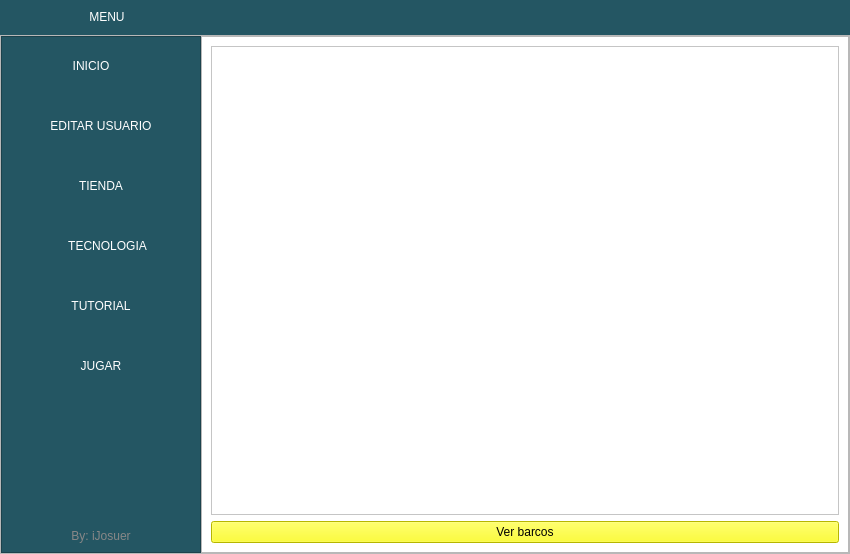
<?xml version="1.0" encoding="UTF-8"?>
<ui version="4.0">
 <class>MainWindow</class>
 <widget class="QMainWindow" name="MainWindow">
  <property name="geometry">
   <rect>
    <x>0</x>
    <y>0</y>
    <width>850</width>
    <height>554</height>
   </rect>
  </property>
  <property name="minimumSize">
   <size>
    <width>400</width>
    <height>0</height>
   </size>
  </property>
  <property name="windowTitle">
   <string>MainWindow</string>
  </property>
  <property name="styleSheet">
   <string notr="true"/>
  </property>
  <widget class="QWidget" name="centralwidget">
   <layout class="QVBoxLayout" name="verticalLayout">
    <property name="spacing">
     <number>0</number>
    </property>
    <property name="leftMargin">
     <number>0</number>
    </property>
    <property name="topMargin">
     <number>0</number>
    </property>
    <property name="rightMargin">
     <number>0</number>
    </property>
    <property name="bottomMargin">
     <number>0</number>
    </property>
    <item>
     <widget class="QFrame" name="frame_superior">
      <property name="minimumSize">
       <size>
        <width>0</width>
        <height>35</height>
       </size>
      </property>
      <property name="maximumSize">
       <size>
        <width>16777215</width>
        <height>50</height>
       </size>
      </property>
      <property name="styleSheet">
       <string notr="true">
QFrame{
border-top-left-radius: 20px;
border-bottom-left-radius: 20px;
background-color: #245663 ;

}
</string>
      </property>
      <property name="frameShape">
       <enum>QFrame::StyledPanel</enum>
      </property>
      <property name="frameShadow">
       <enum>QFrame::Raised</enum>
      </property>
      <layout class="QHBoxLayout" name="horizontalLayout_8">
       <property name="spacing">
        <number>0</number>
       </property>
       <property name="leftMargin">
        <number>2</number>
       </property>
       <property name="topMargin">
        <number>0</number>
       </property>
       <property name="rightMargin">
        <number>2</number>
       </property>
       <property name="bottomMargin">
        <number>0</number>
       </property>
       <item alignment="Qt::AlignLeft">
        <widget class="QPushButton" name="bt_menu">
         <property name="minimumSize">
          <size>
           <width>200</width>
           <height>0</height>
          </size>
         </property>
         <property name="maximumSize">
          <size>
           <width>200</width>
           <height>16777215</height>
          </size>
         </property>
         <property name="styleSheet">
          <string notr="true">QPushButton{
	color: rgb(255, 255, 255);
background-color: #245663 ;
font: 87 12pt &quot;Arial Black&quot;;
border-radius:0px;
}

QPushButton:hover{
background-color: white;
font: 87 12pt &quot;Arial Black&quot;;

}
</string>
         </property>
         <property name="text">
          <string>    MENU </string>
         </property>
         <property name="icon">
          <iconset>
           <normaloff>images/menu.png</normaloff>images/menu.png</iconset>
         </property>
         <property name="iconSize">
          <size>
           <width>32</width>
           <height>32</height>
          </size>
         </property>
         <property name="autoDefault">
          <bool>false</bool>
         </property>
         <property name="default">
          <bool>false</bool>
         </property>
         <property name="flat">
          <bool>false</bool>
         </property>
        </widget>
       </item>
       <item>
        <spacer name="horizontalSpacer">
         <property name="orientation">
          <enum>Qt::Horizontal</enum>
         </property>
         <property name="sizeHint" stdset="0">
          <size>
           <width>265</width>
           <height>20</height>
          </size>
         </property>
        </spacer>
       </item>
       <item alignment="Qt::AlignRight">
        <widget class="QPushButton" name="bt_minimizar">
         <property name="minimumSize">
          <size>
           <width>35</width>
           <height>35</height>
          </size>
         </property>
         <property name="styleSheet">
          <string notr="true">QPushButton{
border:0px;
}

QPushButton:hover{
border:5px solid #aa00ff;
background-color:#ffff00;

}
</string>
         </property>
         <property name="text">
          <string/>
         </property>
         <property name="icon">
          <iconset>
           <normaloff>images/minimizar.png</normaloff>images/minimizar.png</iconset>
         </property>
         <property name="iconSize">
          <size>
           <width>32</width>
           <height>32</height>
          </size>
         </property>
         <property name="flat">
          <bool>false</bool>
         </property>
        </widget>
       </item>
       <item alignment="Qt::AlignRight">
        <widget class="QPushButton" name="bt_restaurar">
         <property name="maximumSize">
          <size>
           <width>35</width>
           <height>35</height>
          </size>
         </property>
         <property name="styleSheet">
          <string notr="true">QPushButton{
border:0px;

}

QPushButton:hover{
border:5px solid #aa00ff;
background-color:#55ff00;

}
</string>
         </property>
         <property name="text">
          <string/>
         </property>
         <property name="icon">
          <iconset>
           <normaloff>images/restaurar.png</normaloff>images/restaurar.png</iconset>
         </property>
         <property name="iconSize">
          <size>
           <width>30</width>
           <height>30</height>
          </size>
         </property>
        </widget>
       </item>
       <item alignment="Qt::AlignRight">
        <widget class="QPushButton" name="bt_maximizar">
         <property name="maximumSize">
          <size>
           <width>35</width>
           <height>35</height>
          </size>
         </property>
         <property name="styleSheet">
          <string notr="true">QPushButton{
border:0px;

}

QPushButton:hover{
border:5px solid #aa00ff;
background-color:#55ff00;

}
</string>
         </property>
         <property name="text">
          <string/>
         </property>
         <property name="icon">
          <iconset>
           <normaloff>images/maximizar.png</normaloff>images/maximizar.png</iconset>
         </property>
         <property name="iconSize">
          <size>
           <width>32</width>
           <height>32</height>
          </size>
         </property>
        </widget>
       </item>
       <item alignment="Qt::AlignRight">
        <widget class="QPushButton" name="bt_cerrar">
         <property name="maximumSize">
          <size>
           <width>35</width>
           <height>16777215</height>
          </size>
         </property>
         <property name="styleSheet">
          <string notr="true">QPushButton{
border:0px;

}

QPushButton:hover{
border:5px solid #aa00ff;
background-color:red;

}
</string>
         </property>
         <property name="text">
          <string/>
         </property>
         <property name="icon">
          <iconset>
           <normaloff>images/cerrar.png</normaloff>images/cerrar.png</iconset>
         </property>
         <property name="iconSize">
          <size>
           <width>32</width>
           <height>32</height>
          </size>
         </property>
        </widget>
       </item>
      </layout>
     </widget>
    </item>
    <item>
     <widget class="QFrame" name="frame_inferior">
      <property name="styleSheet">
       <string notr="true"/>
      </property>
      <property name="frameShape">
       <enum>QFrame::StyledPanel</enum>
      </property>
      <property name="frameShadow">
       <enum>QFrame::Raised</enum>
      </property>
      <layout class="QHBoxLayout" name="horizontalLayout">
       <property name="spacing">
        <number>0</number>
       </property>
       <property name="leftMargin">
        <number>0</number>
       </property>
       <property name="topMargin">
        <number>0</number>
       </property>
       <property name="rightMargin">
        <number>0</number>
       </property>
       <property name="bottomMargin">
        <number>0</number>
       </property>
       <item alignment="Qt::AlignLeft">
        <widget class="QFrame" name="frame_lateral">
         <property name="minimumSize">
          <size>
           <width>200</width>
           <height>0</height>
          </size>
         </property>
         <property name="maximumSize">
          <size>
           <width>0</width>
           <height>16777215</height>
          </size>
         </property>
         <property name="layoutDirection">
          <enum>Qt::LeftToRight</enum>
         </property>
         <property name="autoFillBackground">
          <bool>false</bool>
         </property>
         <property name="styleSheet">
          <string notr="true">
QFrame{
background-color: #245663 ;
}



QPushButton{
background-color:  #245663 ;
border-top-left-radius: 20px;
border-bottom-left-radius: 20px;

font: 75 12pt &quot;Arial Narrow&quot;;
	
}

QPushButton:hover{
background-color: white;
border-top-left-radius: 20px;
border-bottom-left-radius: 20px;

font: 75 12pt &quot;Arial Narrow&quot;;
	color: rgb(255, 255, 255);
}</string>
         </property>
         <property name="frameShape">
          <enum>QFrame::StyledPanel</enum>
         </property>
         <property name="frameShadow">
          <enum>QFrame::Plain</enum>
         </property>
         <layout class="QVBoxLayout" name="verticalLayout_2">
          <property name="spacing">
           <number>20</number>
          </property>
          <property name="leftMargin">
           <number>0</number>
          </property>
          <property name="rightMargin">
           <number>0</number>
          </property>
          <property name="bottomMargin">
           <number>9</number>
          </property>
          <item>
           <widget class="QPushButton" name="bt_inicio">
            <property name="minimumSize">
             <size>
              <width>0</width>
              <height>40</height>
             </size>
            </property>
            <property name="contextMenuPolicy">
             <enum>Qt::DefaultContextMenu</enum>
            </property>
            <property name="layoutDirection">
             <enum>Qt::LeftToRight</enum>
            </property>
            <property name="styleSheet">
             <string notr="true">color: rgb(255, 255, 255);</string>
            </property>
            <property name="text">
             <string>       INICIO             </string>
            </property>
            <property name="icon">
             <iconset>
              <normaloff>images/inteligencia-artificial.png</normaloff>images/inteligencia-artificial.png</iconset>
            </property>
            <property name="iconSize">
             <size>
              <width>32</width>
              <height>32</height>
             </size>
            </property>
           </widget>
          </item>
          <item>
           <widget class="QPushButton" name="bt_uno">
            <property name="minimumSize">
             <size>
              <width>0</width>
              <height>40</height>
             </size>
            </property>
            <property name="toolTipDuration">
             <number>0</number>
            </property>
            <property name="styleSheet">
             <string notr="true">color: rgb(255, 255, 255);</string>
            </property>
            <property name="text">
             <string>EDITAR USUARIO</string>
            </property>
            <property name="icon">
             <iconset>
              <normaloff>images/base-de-datos.png</normaloff>images/base-de-datos.png</iconset>
            </property>
            <property name="iconSize">
             <size>
              <width>32</width>
              <height>32</height>
             </size>
            </property>
           </widget>
          </item>
          <item>
           <widget class="QPushButton" name="bt_dos">
            <property name="minimumSize">
             <size>
              <width>0</width>
              <height>40</height>
             </size>
            </property>
            <property name="styleSheet">
             <string notr="true">color: rgb(255, 255, 255);</string>
            </property>
            <property name="text">
             <string>TIENDA</string>
            </property>
            <property name="icon">
             <iconset>
              <normaloff>images/chip.png</normaloff>images/chip.png</iconset>
            </property>
            <property name="iconSize">
             <size>
              <width>32</width>
              <height>32</height>
             </size>
            </property>
           </widget>
          </item>
          <item>
           <widget class="QPushButton" name="bt_tres">
            <property name="minimumSize">
             <size>
              <width>0</width>
              <height>40</height>
             </size>
            </property>
            <property name="styleSheet">
             <string notr="true">color: rgb(255, 255, 255);</string>
            </property>
            <property name="text">
             <string>    TECNOLOGIA</string>
            </property>
            <property name="icon">
             <iconset>
              <normaloff>images/moto.png</normaloff>images/moto.png</iconset>
            </property>
            <property name="iconSize">
             <size>
              <width>32</width>
              <height>32</height>
             </size>
            </property>
           </widget>
          </item>
          <item>
           <widget class="QPushButton" name="bt_cuatro">
            <property name="minimumSize">
             <size>
              <width>0</width>
              <height>40</height>
             </size>
            </property>
            <property name="styleSheet">
             <string notr="true">color: rgb(255, 255, 255);</string>
            </property>
            <property name="text">
             <string>TUTORIAL</string>
            </property>
            <property name="icon">
             <iconset>
              <normaloff>images/encriptado.png</normaloff>images/encriptado.png</iconset>
            </property>
            <property name="iconSize">
             <size>
              <width>32</width>
              <height>32</height>
             </size>
            </property>
           </widget>
          </item>
          <item>
           <widget class="QPushButton" name="bt_cinco">
            <property name="minimumSize">
             <size>
              <width>0</width>
              <height>40</height>
             </size>
            </property>
            <property name="styleSheet">
             <string notr="true">color: rgb(255, 255, 255);</string>
            </property>
            <property name="text">
             <string>JUGAR</string>
            </property>
            <property name="icon">
             <iconset>
              <normaloff>images/videojuego.png</normaloff>images/videojuego.png</iconset>
            </property>
            <property name="iconSize">
             <size>
              <width>32</width>
              <height>32</height>
             </size>
            </property>
           </widget>
          </item>
          <item>
           <spacer name="verticalSpacer">
            <property name="orientation">
             <enum>Qt::Vertical</enum>
            </property>
            <property name="sizeHint" stdset="0">
             <size>
              <width>20</width>
              <height>40</height>
             </size>
            </property>
           </spacer>
          </item>
          <item>
           <widget class="QLabel" name="label_2">
            <property name="styleSheet">
             <string notr="true">color: rgb(135, 135, 135);
font: 16pt &quot;Pristina&quot;;</string>
            </property>
            <property name="text">
             <string>By: iJosuer</string>
            </property>
            <property name="alignment">
             <set>Qt::AlignCenter</set>
            </property>
           </widget>
          </item>
         </layout>
        </widget>
       </item>
       <item>
        <widget class="QFrame" name="frame_contenedor">
         <property name="styleSheet">
          <string notr="true"/>
         </property>
         <property name="frameShape">
          <enum>QFrame::StyledPanel</enum>
         </property>
         <property name="frameShadow">
          <enum>QFrame::Raised</enum>
         </property>
         <property name="lineWidth">
          <number>1</number>
         </property>
         <layout class="QVBoxLayout" name="verticalLayout_3" stretch="0">
          <property name="spacing">
           <number>0</number>
          </property>
          <property name="leftMargin">
           <number>0</number>
          </property>
          <property name="topMargin">
           <number>0</number>
          </property>
          <property name="rightMargin">
           <number>0</number>
          </property>
          <property name="bottomMargin">
           <number>0</number>
          </property>
          <item>
           <widget class="QStackedWidget" name="stackedWidget">
            <property name="minimumSize">
             <size>
              <width>0</width>
              <height>0</height>
             </size>
            </property>
            <property name="styleSheet">
             <string notr="true">background-color: rgb(255, 255, 255);</string>
            </property>
            <property name="frameShape">
             <enum>QFrame::NoFrame</enum>
            </property>
            <property name="frameShadow">
             <enum>QFrame::Plain</enum>
            </property>
            <property name="lineWidth">
             <number>0</number>
            </property>
            <property name="currentIndex">
             <number>3</number>
            </property>
            <widget class="QWidget" name="page">
             <layout class="QVBoxLayout" name="verticalLayout_9">
              <item>
               <widget class="QLabel" name="label">
                <property name="text">
                 <string/>
                </property>
                <property name="pixmap">
                 <pixmap>images/imagen_dos.png</pixmap>
                </property>
                <property name="scaledContents">
                 <bool>false</bool>
                </property>
                <property name="alignment">
                 <set>Qt::AlignCenter</set>
                </property>
                <property name="indent">
                 <number>0</number>
                </property>
               </widget>
              </item>
             </layout>
            </widget>
            <widget class="QWidget" name="page_uno">
             <property name="styleSheet">
              <string notr="true">background-color: rgb(255, 255, 255);</string>
             </property>
             <widget class="QLabel" name="label_6">
              <property name="geometry">
               <rect>
                <x>140</x>
                <y>200</y>
                <width>121</width>
                <height>16</height>
               </rect>
              </property>
              <property name="text">
               <string>&lt;html&gt;&lt;head/&gt;&lt;body&gt;&lt;p&gt;&lt;span style=&quot; font-weight:600;&quot;&gt;Nueva Password&lt;/span&gt;&lt;/p&gt;&lt;/body&gt;&lt;/html&gt;</string>
              </property>
             </widget>
             <widget class="QLineEdit" name="pwdLineEdit">
              <property name="geometry">
               <rect>
                <x>140</x>
                <y>220</y>
                <width>271</width>
                <height>20</height>
               </rect>
              </property>
             </widget>
             <widget class="QPushButton" name="cancelButton">
              <property name="geometry">
               <rect>
                <x>290</x>
                <y>330</y>
                <width>101</width>
                <height>31</height>
               </rect>
              </property>
              <property name="cursor">
               <cursorShape>PointingHandCursor</cursorShape>
              </property>
              <property name="styleSheet">
               <string notr="true">QPushButton
{	
	height: 2em;
 	border-style: solid;
	border-width: 2px;
 	border-color: grey;
	font-weight: bold;
}

QPushButton:hover
{
   	background-color:grey;
	color:white;
}</string>
              </property>
              <property name="text">
               <string>CANCELAR</string>
              </property>
              <property name="iconSize">
               <size>
                <width>30</width>
                <height>30</height>
               </size>
              </property>
              <property name="flat">
               <bool>true</bool>
              </property>
             </widget>
             <widget class="QLabel" name="label_7">
              <property name="geometry">
               <rect>
                <x>140</x>
                <y>100</y>
                <width>131</width>
                <height>16</height>
               </rect>
              </property>
              <property name="text">
               <string>&lt;html&gt;&lt;head/&gt;&lt;body&gt;&lt;p&gt;&lt;span style=&quot; font-weight:600;&quot;&gt;Antiguo Nickname&lt;/span&gt;&lt;/p&gt;&lt;p&gt;&lt;br/&gt;&lt;/p&gt;&lt;/body&gt;&lt;/html&gt;</string>
              </property>
             </widget>
             <widget class="QPushButton" name="addButton">
              <property name="geometry">
               <rect>
                <x>184</x>
                <y>330</y>
                <width>101</width>
                <height>31</height>
               </rect>
              </property>
              <property name="cursor">
               <cursorShape>PointingHandCursor</cursorShape>
              </property>
              <property name="styleSheet">
               <string notr="true">QPushButton
{	
	height: 2em;
 	border-style: solid;
	border-width: 2px;
 	border-color: #0069c0;
	font-weight: bold;
}

QPushButton:hover
{
   	background-color:#0069c0;
	color:white;
}</string>
              </property>
              <property name="text">
               <string>AGREGAR</string>
              </property>
              <property name="icon">
               <iconset>
                <normaloff>../images/user.png</normaloff>../images/user.png</iconset>
              </property>
              <property name="iconSize">
               <size>
                <width>30</width>
                <height>30</height>
               </size>
              </property>
              <property name="flat">
               <bool>true</bool>
              </property>
             </widget>
             <widget class="QLabel" name="label_8">
              <property name="geometry">
               <rect>
                <x>120</x>
                <y>60</y>
                <width>381</width>
                <height>20</height>
               </rect>
              </property>
              <property name="frameShape">
               <enum>QFrame::Box</enum>
              </property>
              <property name="text">
               <string>&lt;html&gt;&lt;head/&gt;&lt;body&gt;&lt;p align=&quot;center&quot;&gt;&lt;span style=&quot; font-size:11pt; font-weight:600;&quot;&gt;EDITAR USUARIO&lt;/span&gt;&lt;/p&gt;&lt;p align=&quot;center&quot;&gt;&lt;br/&gt;&lt;/p&gt;&lt;/body&gt;&lt;/html&gt;</string>
              </property>
             </widget>
             <widget class="QLineEdit" name="edadLineEdit">
              <property name="geometry">
               <rect>
                <x>140</x>
                <y>280</y>
                <width>191</width>
                <height>20</height>
               </rect>
              </property>
             </widget>
             <widget class="QLineEdit" name="oldnickLineEdit">
              <property name="geometry">
               <rect>
                <x>140</x>
                <y>120</y>
                <width>351</width>
                <height>20</height>
               </rect>
              </property>
             </widget>
             <widget class="QLabel" name="label_10">
              <property name="geometry">
               <rect>
                <x>140</x>
                <y>260</y>
                <width>121</width>
                <height>16</height>
               </rect>
              </property>
              <property name="text">
               <string>&lt;html&gt;&lt;head/&gt;&lt;body&gt;&lt;p&gt;&lt;span style=&quot; font-weight:600;&quot;&gt;Nueva Edad&lt;/span&gt;&lt;/p&gt;&lt;/body&gt;&lt;/html&gt;</string>
              </property>
             </widget>
             <widget class="QLabel" name="label_9">
              <property name="geometry">
               <rect>
                <x>140</x>
                <y>150</y>
                <width>121</width>
                <height>16</height>
               </rect>
              </property>
              <property name="text">
               <string>&lt;html&gt;&lt;head/&gt;&lt;body&gt;&lt;p&gt;&lt;span style=&quot; font-weight:600;&quot;&gt;Nuevo Nickname&lt;/span&gt;&lt;/p&gt;&lt;p&gt;&lt;br/&gt;&lt;/p&gt;&lt;/body&gt;&lt;/html&gt;</string>
              </property>
             </widget>
             <widget class="QLineEdit" name="newnickLineEdit">
              <property name="geometry">
               <rect>
                <x>140</x>
                <y>170</y>
                <width>351</width>
                <height>20</height>
               </rect>
              </property>
             </widget>
            </widget>
            <widget class="QWidget" name="page_dos">
             <property name="styleSheet">
              <string notr="true">background-color: rgb(255, 255, 255);</string>
             </property>
             <widget class="QTableWidget" name="tableWidget">
              <property name="geometry">
               <rect>
                <x>10</x>
                <y>80</y>
                <width>631</width>
                <height>431</height>
               </rect>
              </property>
              <column>
               <property name="text">
                <string>ID</string>
               </property>
              </column>
              <column>
               <property name="text">
                <string>Categoria</string>
               </property>
              </column>
              <column>
               <property name="text">
                <string>Name</string>
               </property>
              </column>
              <column>
               <property name="text">
                <string>Precio</string>
               </property>
              </column>
              <column>
               <property name="text">
                <string>Imagen</string>
               </property>
              </column>
             </widget>
             <widget class="QLabel" name="label_13">
              <property name="geometry">
               <rect>
                <x>50</x>
                <y>10</y>
                <width>100</width>
                <height>15</height>
               </rect>
              </property>
              <property name="text">
               <string>&lt;html&gt;&lt;head/&gt;&lt;body&gt;&lt;p&gt;&lt;span style=&quot; font-weight:600; font-style:italic;&quot;&gt;Ingrese ID&lt;/span&gt;&lt;/p&gt;&lt;/body&gt;&lt;/html&gt;</string>
              </property>
             </widget>
             <widget class="QLineEdit" name="comprarlineEdit">
              <property name="geometry">
               <rect>
                <x>40</x>
                <y>30</y>
                <width>113</width>
                <height>23</height>
               </rect>
              </property>
             </widget>
             <widget class="QPushButton" name="bt_comprar">
              <property name="geometry">
               <rect>
                <x>190</x>
                <y>20</y>
                <width>100</width>
                <height>26</height>
               </rect>
              </property>
              <property name="styleSheet">
               <string notr="true">font: 57 italic 9pt &quot;Fira Sans Medium&quot;;</string>
              </property>
              <property name="text">
               <string> comprar</string>
              </property>
              <property name="icon">
               <iconset>
                <normaloff>../images/add.png</normaloff>../images/add.png</iconset>
              </property>
              <property name="iconSize">
               <size>
                <width>20</width>
                <height>20</height>
               </size>
              </property>
              <property name="flat">
               <bool>true</bool>
              </property>
             </widget>
             <widget class="QLabel" name="label_14">
              <property name="geometry">
               <rect>
                <x>340</x>
                <y>20</y>
                <width>161</width>
                <height>20</height>
               </rect>
              </property>
              <property name="text">
               <string>&lt;html&gt;&lt;head/&gt;&lt;body&gt;&lt;p&gt;&lt;span style=&quot; font-weight:600; font-style:italic;&quot;&gt;Monedas disponibles&lt;/span&gt;&lt;/p&gt;&lt;/body&gt;&lt;/html&gt;</string>
              </property>
             </widget>
             <widget class="QLabel" name="label_coins">
              <property name="geometry">
               <rect>
                <x>410</x>
                <y>40</y>
                <width>57</width>
                <height>15</height>
               </rect>
              </property>
              <property name="styleSheet">
               <string notr="true">color: rgb(255, 85, 0);</string>
              </property>
              <property name="text">
               <string>0</string>
              </property>
             </widget>
            </widget>
            <widget class="QWidget" name="page_tres">
             <layout class="QVBoxLayout" name="verticalLayout_6">
              <item>
               <widget class="QScrollArea" name="scrollArea_3">
                <property name="widgetResizable">
                 <bool>true</bool>
                </property>
                <widget class="QWidget" name="scrollAreaWidgetContents_3">
                 <property name="geometry">
                  <rect>
                   <x>0</x>
                   <y>0</y>
                   <width>2591</width>
                   <height>1235</height>
                  </rect>
                 </property>
                 <layout class="QGridLayout" name="gridLayout_3">
                  <item row="0" column="0">
                   <widget class="QLabel" name="label_3">
                    <property name="text">
                     <string/>
                    </property>
                    <property name="pixmap">
                     <pixmap>../../../archivos/AVL.png</pixmap>
                    </property>
                    <property name="scaledContents">
                     <bool>true</bool>
                    </property>
                   </widget>
                  </item>
                 </layout>
                </widget>
               </widget>
              </item>
              <item>
               <widget class="QPushButton" name="pushButton_3">
                <property name="styleSheet">
                 <string notr="true">background-color: rgb(255, 255, 0);
font: 87 18pt &quot;Arial Black&quot;;</string>
                </property>
                <property name="text">
                 <string>Ver barcos</string>
                </property>
               </widget>
              </item>
             </layout>
            </widget>
            <widget class="QWidget" name="page_cuatro">
             <property name="styleSheet">
              <string notr="true">background-color: rgb(255, 255, 255);</string>
             </property>
             <layout class="QGridLayout" name="gridLayout_4">
              <item row="0" column="0">
               <widget class="QScrollArea" name="scrollArea_2">
                <property name="widgetResizable">
                 <bool>true</bool>
                </property>
                <widget class="QWidget" name="scrollAreaWidgetContents_2">
                 <property name="geometry">
                  <rect>
                   <x>0</x>
                   <y>0</y>
                   <width>971</width>
                   <height>863</height>
                  </rect>
                 </property>
                 <layout class="QGridLayout" name="gridLayout_5">
                  <item row="0" column="0">
                   <widget class="QLabel" name="label_4">
                    <property name="text">
                     <string/>
                    </property>
                    <property name="pixmap">
                     <pixmap>../../../archivos/dispersa.png</pixmap>
                    </property>
                    <property name="scaledContents">
                     <bool>true</bool>
                    </property>
                   </widget>
                  </item>
                 </layout>
                </widget>
               </widget>
              </item>
              <item row="1" column="0">
               <widget class="QPushButton" name="pushButton_2">
                <property name="styleSheet">
                 <string notr="true">background-color: rgb(85, 255, 0);
font: 87 18pt &quot;Arial Black&quot;;</string>
                </property>
                <property name="text">
                 <string>PRESIONA PARA AVANZAR</string>
                </property>
               </widget>
              </item>
             </layout>
            </widget>
            <widget class="QWidget" name="page_cinco">
             <property name="styleSheet">
              <string notr="true">background-color: rgb(255, 255, 255);</string>
             </property>
             <layout class="QGridLayout" name="gridLayout">
              <item row="0" column="0">
               <widget class="QPushButton" name="bt_tamanio">
                <property name="styleSheet">
                 <string notr="true">background-color: rgb(194, 194, 194);
font: 63 9pt &quot;Noto Serif CJK KR SemiBold&quot;;</string>
                </property>
                <property name="text">
                 <string>Tamaño</string>
                </property>
               </widget>
              </item>
              <item row="0" column="1">
               <widget class="QLineEdit" name="sizeLineEdit">
                <property name="placeholderText">
                 <string>Ingrese tamaño del tablero</string>
                </property>
               </widget>
              </item>
              <item row="0" column="2" colspan="2">
               <widget class="QLabel" name="label_vidas">
                <property name="text">
                 <string>3 VIDAS</string>
                </property>
               </widget>
              </item>
              <item row="0" column="4" colspan="2">
               <widget class="QLabel" name="label_tokens">
                <property name="text">
                 <string>TOKENS -&gt;</string>
                </property>
               </widget>
              </item>
              <item row="1" column="0" colspan="6">
               <widget class="QScrollArea" name="scrollArea">
                <property name="widgetResizable">
                 <bool>true</bool>
                </property>
                <widget class="QWidget" name="scrollAreaWidgetContents">
                 <property name="geometry">
                  <rect>
                   <x>0</x>
                   <y>0</y>
                   <width>971</width>
                   <height>863</height>
                  </rect>
                 </property>
                 <layout class="QGridLayout" name="gridLayout_2">
                  <item row="0" column="0">
                   <widget class="QLabel" name="label_5">
                    <property name="text">
                     <string/>
                    </property>
                    <property name="pixmap">
                     <pixmap>../../../archivos/dispersa.png</pixmap>
                    </property>
                    <property name="scaledContents">
                     <bool>true</bool>
                    </property>
                   </widget>
                  </item>
                 </layout>
                </widget>
               </widget>
              </item>
              <item row="2" column="0">
               <widget class="QPushButton" name="bt_x">
                <property name="styleSheet">
                 <string notr="true">background-color: rgb(170, 170, 127);</string>
                </property>
                <property name="text">
                 <string>X</string>
                </property>
               </widget>
              </item>
              <item row="2" column="1" colspan="2">
               <widget class="QLineEdit" name="lineEdit_x">
                <property name="placeholderText">
                 <string>Ingrese posicion en X</string>
                </property>
               </widget>
              </item>
              <item row="2" column="3" colspan="2">
               <widget class="QPushButton" name="bt_y">
                <property name="styleSheet">
                 <string notr="true">background-color: rgb(170, 170, 127);</string>
                </property>
                <property name="text">
                 <string>Y</string>
                </property>
               </widget>
              </item>
              <item row="2" column="5">
               <widget class="QLineEdit" name="lineEdit_y">
                <property name="placeholderText">
                 <string>Ingrese posicion en Y</string>
                </property>
               </widget>
              </item>
              <item row="3" column="0" colspan="6">
               <widget class="QPushButton" name="bt_Disparo">
                <property name="styleSheet">
                 <string notr="true">background-color: qlineargradient(spread:pad, x1:0, y1:0, x2:1, y2:0, stop:0 rgba(228, 73, 73, 255), stop:0.55 rgba(235, 148, 61, 255), stop:0.98 rgba(0, 0, 0, 255), stop:1 rgba(0, 0, 0, 0));</string>
                </property>
                <property name="text">
                 <string>DISPARAR</string>
                </property>
                <property name="icon">
                 <iconset>
                  <normaloff>../images/shoot.png</normaloff>../images/shoot.png</iconset>
                </property>
               </widget>
              </item>
             </layout>
            </widget>
           </widget>
          </item>
         </layout>
        </widget>
       </item>
      </layout>
     </widget>
    </item>
   </layout>
  </widget>
 </widget>
 <resources/>
 <connections/>
</ui>
